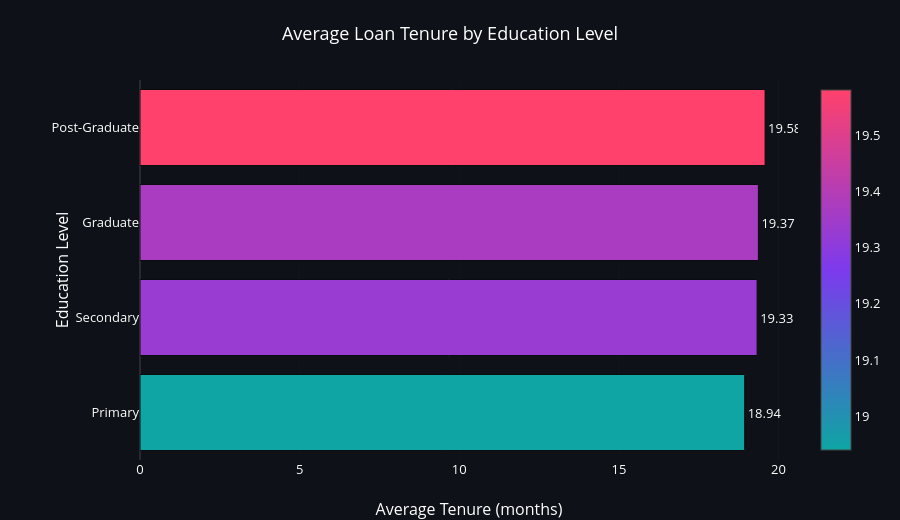
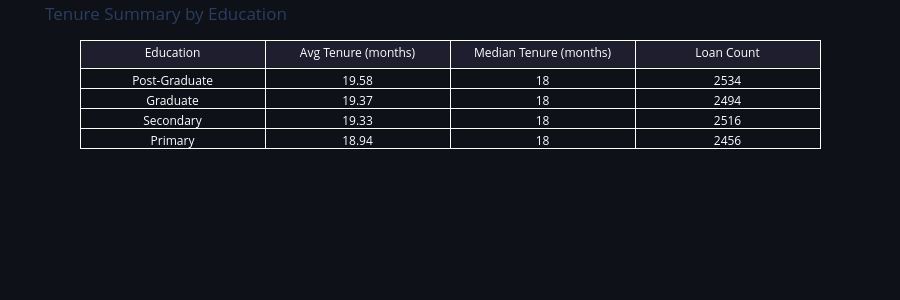

Notebook code for these charts, in order:
### Code cell
# Graph 1 — Average Loan Tenure by Education Level (Interactive)
# Requirements: pip install pandas plotly

import pandas as pd
import plotly.graph_objects as go
import plotly.express as px

# --- Load CSVs ---
borrowers = pd.read_csv("borrowers.csv")         # should contain: borrower_id, education, ...
loans = pd.read_csv("loans.csv")                 # should contain: loan_id, borrower_id, tenure_months, loan_amount, interest_rate, default_label, status

# --- Basic cleaning / coercions ---
loans['tenure_months'] = pd.to_numeric(loans['tenure_months'], errors='coerce')
borrowers['education'] = borrowers['education'].astype(str)

# --- Merge and aggregate: mean tenure by education ---
merged = loans.merge(borrowers[['borrower_id','education']], on='borrower_id', how='left')
agg = (
    merged.dropna(subset=['education', 'tenure_months'])
          .groupby('education', as_index=False)
          .agg(
              avg_tenure_months = ('tenure_months','mean'),
              median_tenure_months = ('tenure_months','median'),
              loan_count = ('loan_id','count')
          )
)
# sort by avg tenure descending
agg = agg.sort_values('avg_tenure_months', ascending=False).reset_index(drop=True)
agg['avg_tenure_months'] = agg['avg_tenure_months'].round(2)
agg['median_tenure_months'] = agg['median_tenure_months'].round(2)

# --- Interactive horizontal bar chart (dark theme) ---
fig = go.Figure(go.Bar(
    x=agg['avg_tenure_months'],
    y=agg['education'],
    orientation='h',
    marker=dict(
        color=agg['avg_tenure_months'],
        colorscale=[[0,"#0EA5A4"],[0.5,"#7C3AED"],[1,"#FF416C"]],
        showscale=True,
        line=dict(color='#0B0C10', width=1)
    ),
    text=agg['avg_tenure_months'],
    textposition='outside',
    hovertemplate=
        '<b>Education:</b> %{y}<br>' +
        '<b>Avg Tenure (months):</b> %{x}<br>' +
        '<b>Median Tenure:</b> %{customdata[0]}<br>' +
        '<b>Loan Count:</b> %{customdata[1]}<extra></extra>',
    customdata=agg[['median_tenure_months','loan_count']].values
))

fig.update_layout(
    title="Average Loan Tenure by Education Level",
    xaxis_title="Average Tenure (months)",
    yaxis_title="Education Level",
    template=None,
    paper_bgcolor='#0E1117',
    plot_bgcolor='#0E1117',
    font=dict(color='white', size=13),
    height=520,
    margin=dict(l=140, r=60, t=80, b=60),
    hovermode="y"
)

# flip y-axis order so highest average is on top
fig.update_yaxes(autorange='reversed')

# show chart
fig.show()

# --- Matching dark Plotly table (below) ---
fig_table = go.Figure(data=[go.Table(
    header=dict(
        values=["Education","Avg Tenure (months)","Median Tenure (months)","Loan Count"],
        fill_color='#1E1E2F',
        font=dict(color='white', size=12),
        align='center'
    ),
    cells=dict(
        values=[agg['education'], agg['avg_tenure_months'], agg['median_tenure_months'], agg['loan_count']],
        fill_color=[["#0E1117"] * len(agg)],
        font=dict(color='white', size=12),
        align='center'
    )
)])
fig_table.update_layout(
    title="Tenure Summary by Education",
    paper_bgcolor='#0E1117',
    height=300,
    margin=dict(l=80, r=80, t=40, b=40)
)
fig_table.show()

### Figure 1 — Plotly figure (JSON) as saved in the notebook; plotly's stock layout.template omitted (floating-point values rounded to 4 significant figures)
{"data": [{"customdata": [[18.0, 2534.0], [18.0, 2494.0], [18.0, 2516.0], [18.0, 2456.0]], "hovertemplate": "<b>Education:</b> %{y}<br><b>Avg Tenure (months):</b> %{x}<br><b>Median Tenure:</b> %{customdata[0]}<br><b>Loan Count:</b> %{customdata[1]}<extra></extra>", "marker": {"color": [19.58, 19.37, 19.33, 18.94], "colorscale": [[0, "#0EA5A4"], [0.5, "#7C3AED"], [1, "#FF416C"]], "line": {"color": "#0B0C10", "width": 1}, "showscale": true}, "orientation": "h", "text": [19.58, 19.37, 19.33, 18.94], "textposition": "outside", "type": "bar", "x": [19.58, 19.37, 19.33, 18.94], "y": ["Post-Graduate", "Graduate", "Secondary", "Primary"]}], "layout": {"font": {"color": "white", "size": 13}, "height": 520, "hovermode": "y", "margin": {"b": 60, "l": 140, "r": 60, "t": 80}, "paper_bgcolor": "#0E1117", "plot_bgcolor": "#0E1117", "title": {"text": "Average Loan Tenure by Education Level"}, "xaxis": {"title": {"text": "Average Tenure (months)"}}, "yaxis": {"autorange": "reversed", "title": {"text": "Education Level"}}}}

### Figure 2 — Plotly figure (JSON) as saved in the notebook; plotly's stock layout.template omitted (floating-point values rounded to 4 significant figures)
{"data": [{"cells": {"align": "center", "fill": {"color": [["#0E1117", "#0E1117", "#0E1117", "#0E1117"]]}, "font": {"color": "white", "size": 12}, "values": [["Post-Graduate", "Graduate", "Secondary", "Primary"], [19.58, 19.37, 19.33, 18.94], [18, 18, 18, 18], [2534, 2494, 2516, 2456]]}, "header": {"align": "center", "fill": {"color": "#1E1E2F"}, "font": {"color": "white", "size": 12}, "values": ["Education", "Avg Tenure (months)", "Median Tenure (months)", "Loan Count"]}, "type": "table"}], "layout": {"height": 300, "margin": {"b": 40, "l": 80, "r": 80, "t": 40}, "paper_bgcolor": "#0E1117", "title": {"text": "Tenure Summary by Education"}}}
